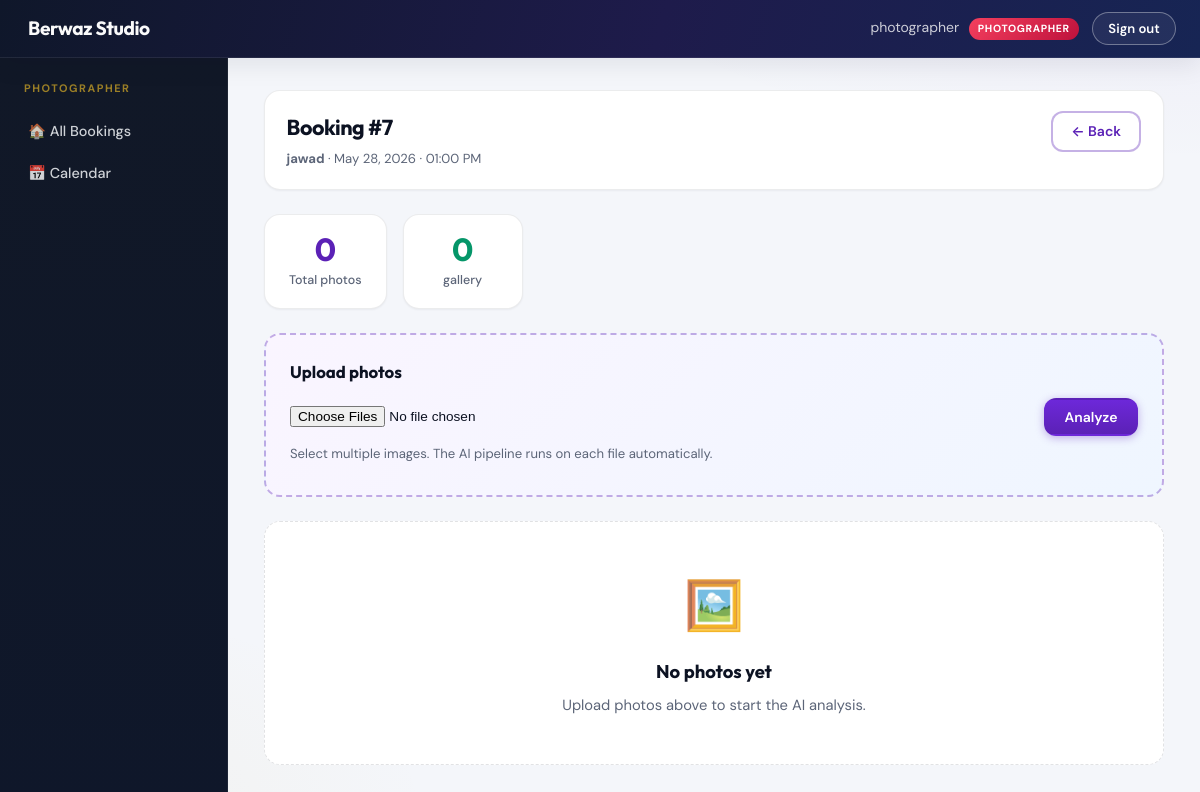
The app's page /photos/booking/7/ (signed in) with its own data.
### core/models.py (models this page shows, shortened)
class Profile(models.Model):
    ROLE_CHOICES = [
        ('customer',     'Customer'),
        ('photographer', 'Photographer'),
    ]
    user  = models.OneToOneField(User, on_delete=models.CASCADE, related_name='profile')
    role  = models.CharField(max_length=20, choices=ROLE_CHOICES, default='customer')
    phone = models.CharField(max_length=20, blank=True)

### bookings/models.py (models this page shows, shortened)
class Booking(models.Model):
    STATUS_CHOICES = [
        ('confirmed', 'Confirmed'),
        ('completed', 'Completed'),
        ('cancelled', 'Cancelled'),
    ]
    customer     = models.ForeignKey(User, on_delete=models.CASCADE, related_name='bookings')
    session_date = models.DateField()
    session_time = models.TimeField()
    status       = models.CharField(max_length=20, choices=STATUS_CHOICES, default='confirmed')
    notes        = models.TextField(blank=True)
    created_at   = models.DateTimeField(auto_now_add=True)
    class Meta:
        unique_together = ('session_date', 'session_time')
        ordering = ['-session_date', '-session_time']
    def time_12h(self):
        return self.session_time.strftime('%I:%M %p')

### photos/views.py (the view)
# urls.py: path('booking/<int:booking_id>/',  views.photographer_booking_detail, name='photographer_booking_detail'),
@login_required
@photographer_required
def photographer_booking_detail(request, booking_id):
    booking = get_object_or_404(Booking, id=booking_id)
    photos  = Photo.objects.filter(booking=booking)
    return render(request, 'photos/photographer_gallery.html', {
        'booking': booking,
        'photos':  photos,
    })

### templates/photos/photographer_gallery.html (shortened to what this page needs)
{% extends 'base.html' %}
{% block content %}
<div class="app-layout">
  <div class="sidebar">
    <div class="sidebar-title">Photographer</div>
    <a href="{% url 'photographer_dashboard' %}">🏠 All Bookings</a>
    <a href="{% url 'calendar' %}">📅 Calendar</a>
  </div>
  <div class="main-content">
    <header class="booking-page-header">
      <div>
        <h1>Booking #{{ booking.id }}</h1>
        <p class="meta">
          <strong>{{ booking.customer.username }}</strong>
          · {{ booking.session_date }}
          · {{ booking.time_12h }}
        </p>
      </div>
      <a href="{% url 'photographer_dashboard' %}" class="btn btn-outline">← Back</a>
    </header>
    <div class="stats-row">
      <div class="stat-card">
        <div class="stat-number" id="total-count">{{ photos.count }}</div>
        <div class="stat-label">Total photos</div>
      </div>
      <div class="stat-card">
        <div class="stat-number stat-number--success" id="pass-count">{{ photos|length }}</div>
        <div class="stat-label"> gallery</div>
      </div>
    </div>
    <div class="upload-box">
      <h3>Upload photos</h3>
      <div class="upload-row">
        <input type="file" id="photo-input" multiple accept="image/*">
        <button type="button" onclick="uploadPhotos()" class="btn btn-primary">Analyze</button>
      </div>
      <p class="text-muted text-small mt-1">Select multiple images. The AI pipeline runs on each file automatically.</p>
    </div>
    {% if photos %}
    <h2 class="section-title">All photos ({{ photos.count }})</h2>
    <div class="photo-grid" id="photo-grid">
      {% for photo in photos %}
      <div class="photo-card" id="photo-{{ photo.id }}">
        <a href="{{ photo.image.url }}" target="_blank">
          <img src="{{ photo.image.url }}" alt="Photo {{ photo.id }}">
        </a>
        <div class="photo-card-body">
          <div class="flex justify-between align-center">
            <span class="badge badge-{{ photo.final_result }}">{{ photo.final_result|upper }}</span>
            {% if photo.override_by_photographer %}
            <span class="override-tag">overridden</span>
            {% endif %}
          </div>
          {% if photo.use_case %}
          <p class="text-small text-muted mt-1">Use case: <strong>{{ photo.use_case }}</strong></p>
          {% endif %}
          <p class="text-small text-muted">AI: {{ photo.ai_result|upper }}</p>
          <div class="photo-card-actions">
            <button onclick="overridePhoto({{ photo.id }}, 'approve')" class="btn btn-success btn-sm">✓ Approve</button>
            <button onclick="overridePhoto({{ photo.id }}, 'reject')" class="btn btn-danger btn-sm">✗ Reject</button>
          </div>
        </div>
      </div>
      {% endfor %}
    </div>
    {% else %}
    <div class="empty-state">
      <span class="icon">🖼️</span>
      <h3>No photos yet</h3>
      <p>Upload photos above to start the AI analysis.</p>
    </div>
    {% endif %}
  </div>
</div>
{% endblock %}

### templates/base.html (shortened to what this page needs)
{% load static %}
<!DOCTYPE html>
<html lang="en">
<head>
  <link rel="stylesheet" href="{% static 'css/main.css' %}?v=7">
</head>
<body>
  <nav class="navbar">
    <div class="navbar-brand">Berwaz Studio</div>
    {% if user.is_authenticated %}
    <div class="navbar-right">
      <span class="navbar-user">{{ user.username }}
        <span class="role-badge role-{{ user.profile.role }}">{{ user.profile.role }}</span>
      </span>
      <a href="{% url 'logout' %}" class="btn btn-outline-white">Sign out</a>
    </div>
    {% endif %}
  </nav>
  <div class="page-wrapper">
    {% block content %}{% endblock %}
  </div>
</body>
</html>

### records on screen
Booking: id "7", customer.username "jawad", session_date "May 28, 2026", time_12h "01:00 PM"

### other values on screen
{{ user.username }} "photographer"
{{ user.profile.role }} "PHOTOGRAPHER"
{{ photos.count }} "0"
{{ photos|length }} "0"
